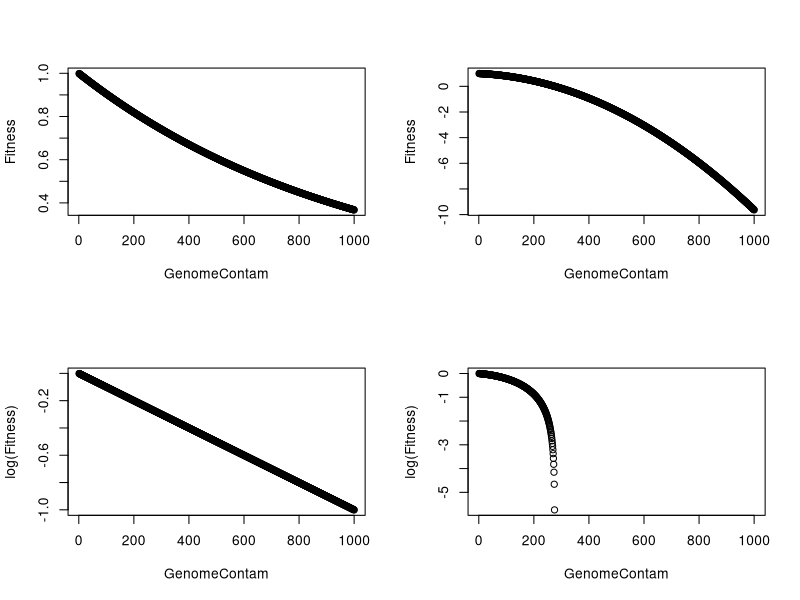

Generate this figure with R:
rm(list=ls(all=TRUE))

SelCoef = 0.001           # how deleterious is the mutation (SDV)
EpistCoef = 0            # if zero => additive, if > 0 positive epistasis 
GenomeContam = seq(1,1000,1) # Genome - wide burden of slightly - deleterious variants (SDV)
Fitness = (1-SelCoef)^GenomeContam - EpistCoef*GenomeContam^2
# the probability to survive with one mutation = 1-SelCoeff

par(mfcol=c(2,2))

### ADDITIVE:
plot(GenomeContam,Fitness)
plot(GenomeContam,log(Fitness))


EpistCoef = 0.00001
Fitness = (1-SelCoef)^GenomeContam - EpistCoef*GenomeContam^2
# the probability to survive with one mutation depends ALSO on the total number of all mutations: - EpistCoef^(GenomeContam*GenomeContam)

### EPISTATIC:
plot(GenomeContam,Fitness)
plot(GenomeContam,log(Fitness))